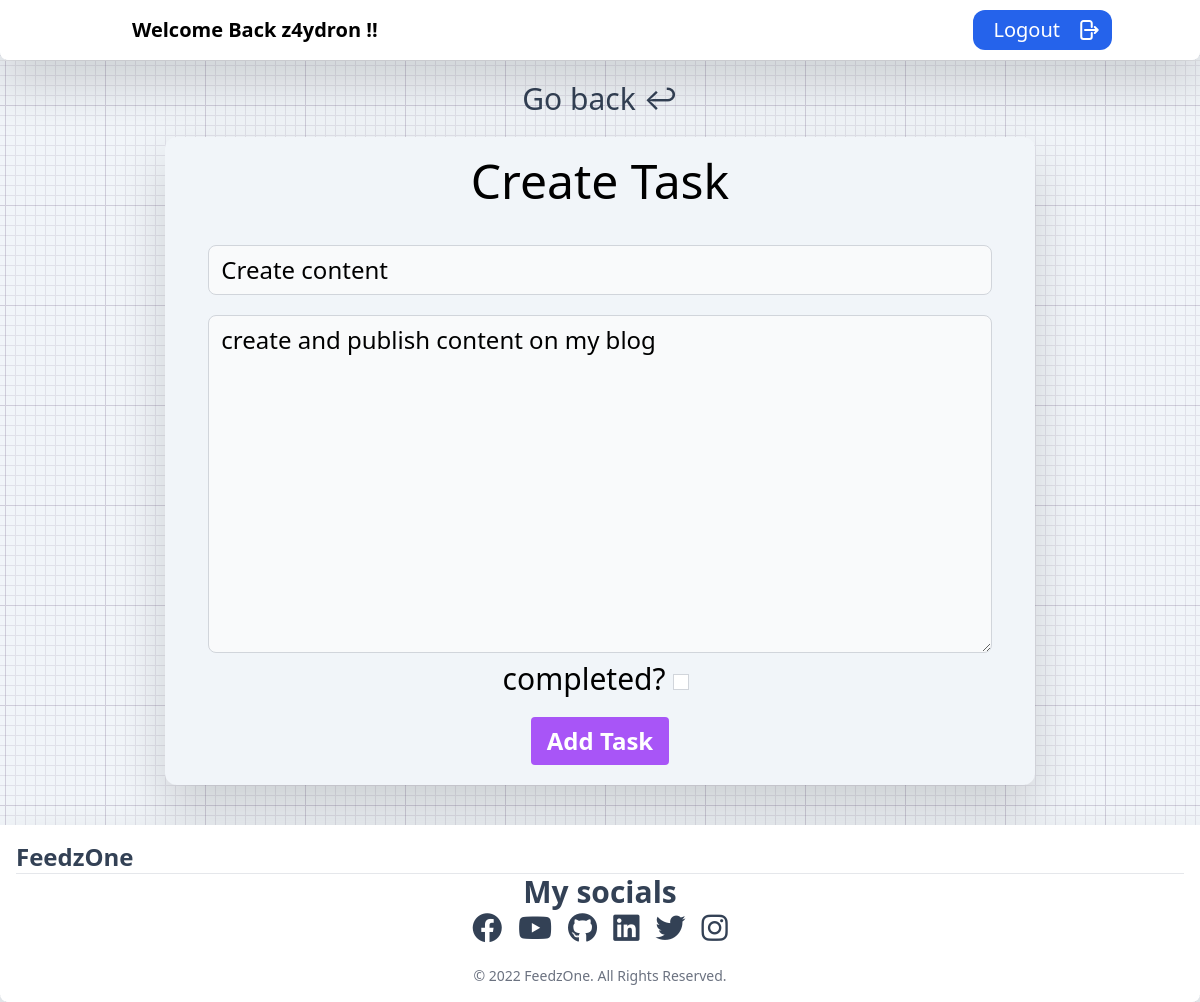
Page /task-update/27 (signed in) on the committed database.
### base/models.py (models this page shows, shortened)
class Task(models.Model):
    user = models.ForeignKey(User, on_delete=models.CASCADE, null=True, blank=True)
    title = models.CharField(max_length=200)
    description = models.TextField(null=True, blank=True)
    complete = models.BooleanField(default=False)
    created = models.DateTimeField(auto_now_add=True)
    class Meta:
        ordering = ['complete']

### base/views.py (the view)
# urls.py: path('task-update/<int:pk>', TaskUpdate.as_view(), name='task-update'),
class TaskUpdate(LoginRequiredMixin, UpdateView):
    model = Task
    form_class = TaskUpdate
    success_url = reverse_lazy('tasks')

### base/templates/base/task_form.html (shortened to what this page needs)
{% extends 'layout.html' %}
{% block content %}
<div class="mt-5 mb-5">
    <a class="text-3xl dark:text-white text-slate-700" href="{% url 'tasks' %}">Go back &#x21a9</a>
</div>
    <div class="container mx-auto bg-slate-100 dark:bg-slate-700 w-[90%] sm:w-[85%] md-w-[70%] xl:w-[60%] dark:text-white rounded-xl drop-shadow-2xl">
        <h1 class="text-5xl pt-5">Create Task</h1>
        <form method='POST' class="max-w-[90%] justify-center mx-auto pt-5 text-3xl">
            {{ form.as_p }}
            <button class="bg-purple-500 hover:bg-purple-700 text-white font-bold py-2 px-4 rounded text-2xl mt-5 mb-5">
                Add Task
            </button>
        </form>
    </div>
{% endblock %}

### base/templates/layout.html (shortened to what this page needs)
{% load tailwind_tags %}
{% load static %}
<!DOCTYPE html>
<html lang="en">
<head>
    <link rel="stylesheet" href="https://cdnjs.cloudflare.com/ajax/libs/font-awesome/6.2.0/css/all.min.css"
>
    <link rel="stylesheet" href="/theme/static/css/main.css">
    {% tailwind_css %}
</head>
<body class="bg text-center bg-slate-100 dark:bg-slate-800 w-full h-full">
    {% if request.user.is_authenticated %}
    <header>
    <nav class="bg-white border-gray-200 px-2 sm:px-4 py-2.5 rounded-b-lg dark:bg-gray-900 drop-shadow-2xl">
        <div class="container flex flex-wrap items-center justify-between mx-auto">
        <a href="" class="flex items-center">
            <span class="self-center text-xl font-semibold whitespace-nowrap dark:text-white">Welcome Back {{ request.user}} !!</span>
        </a>
        <div class="flex md:order-2">
            <button class="group h-10 pl-5 flex items-center space-x-4 bg-blue-600 rounded-xl">
                <a href="{% url 'logout' %}" class="text-xl text-white">Logout</a>
                <div class="flex items-center">
                </div>
            </button>
        </div>
        </div>
      </nav>
    </header>
    {% endif %}
    <hr>
    <main class="min-h-screen">
        <div class="container mx-auto pb-10 w-[95%]">
            {% block content %}
            {% endblock %}
        </div>
    </main>
<footer class="p-4 bg-white border-gray-200 px-2 sm:px-4 rounded-b-lg dark:bg-gray-900 drop-shadow-2xl inset-x-0 bottom-0 mt-10 text-slate-700 dark:text-white">
    <div class="sm:flex sm:items-center sm:justify-between">
        <a href="https://FeedzOne.com/" class="flex items-center mb-4 sm:mb-0">
            <span class="self-center text-2xl font-semibold whitespace-nowrap dark:text-white">FeedzOne</span>
        </a>
    </div>
    <hr class="my-6 border-gray-200 sm:mx-auto dark:border-gray-700 lg:my-8">
    <div class="contaner mx-auto w-[50vw] mb-5">
      <h2 class="text-3xl font-bold mb-4 text-center">My socials</h2>
            <ul class="flex space-x-2 text-3xl space-x-4 justify-center">
              <li>
                <a href="https://www.facebook.com/feedzonetv" target="_blank" rel="noopener noreferrer">
                  <i class="fa-brands fa-facebook"></i>
                </a>
              </li>
              <li>
                <a href="https://www.youtube.com/channel/UCR49N6zJwTKV_KLA3upVVpQ" target="_blank" rel="noopener noreferrer">
                  <i class="fa-brands fa-youtube"></i>
                </a>
              </li>
              <li>
                <a href="https://github.com/FeedzOne" target="_blank" rel="noopener noreferrer">
                  <i class="fa-brands fa-github hover:opacity-80"></i>
                </a>
              </li>
              <li>
                <a href="https://www.linkedin.com/in/erick-miguel-paredes-ortega/" target="_blank" rel="noopener noreferrer">
                  <i class="fa-brands fa-linkedin"></i>
                </a>
              </li>
              <li>
                <a href="https://twitter.com/FeedzOneTV" target="_blank" rel="noopener noreferrer">
                  <i class="fa-brands fa-twitter"></i>
                </a>
              </li>
              <li>
                <a href="https://www.instagram.com/feedzonetv/" target="_blank" rel="noopener noreferrer">
                  <i class="fa-brands fa-instagram"></i>
                </a>
              </li>
            </ul>
    </div>
    <span class="block text-sm text-gray-500 text-center dark:text-gray-400">&#169; 2022 <a href="https://FeedzOne.com/" class="hover:underline">FeedzOne</a>. All Rights Reserved.
    </span>
  </footer>
</body>
</html>

### rows in the picture
Task: title "Create content", description "create and publish content on my blog"

### other values in the picture
{{ request.user }} "z4ydron"
